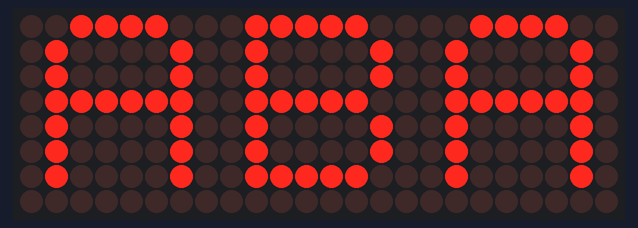
Simulated run of this sketch. Board: Arduino Uno, built with avr-gcc and run on an emulated ATmega328P. Shown: 24×8 LED matrix. Random numbers use the default seed unless the sketch sets one.

Above: at 0.1 s.
At 116.8 s:
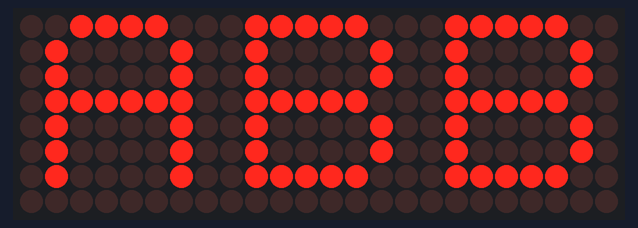

Measured:
- what the display in image 1 shows lasts 4.1 s, from 116.8 s to 120.9 s

The sketch:

2-emoji-with-Alt.ino
```cpp
#include <LedControl.h>

// DIN, CLK, CS, number of devices
LedControl lc = LedControl(12, 11, 10, 3);

// A pattern
byte A[8] = {
  B00111100,
  B01000010,
  B01000010,
  B01111110,
  B01000010,
  B01000010,
  B01000010,
  B00000000
};

// B pattern
byte B_char[8] = {
  B01111100,
  B01000010,
  B01000010,
  B01111100,
  B01000010,
  B01000010,
  B01111100,
  B00000000
};

void setup() {
  for (int i = 0; i < 3; i++) {
    lc.shutdown(i, false);
    lc.setIntensity(i, 8);
    lc.clearDisplay(i);
  }

  randomSeed(analogRead(0)); // important for randomness

  displayChar(0, A);        // 1st = A
  displayChar(1, B_char);   // 2nd = B
}

void loop() {
  int choice = random(0, 2);          // 0 or 1
  int randomDelay = random(200, 1500); // random speed

  if (choice == 0) {
    displayChar(2, A);
  } else {
    displayChar(2, B_char);
  }

  delay(randomDelay);
}

void displayChar(int device, byte character[]) {
  for (int i = 0; i < 8; i++) {
    lc.setRow(device, i, character[i]);
  }
}
```
